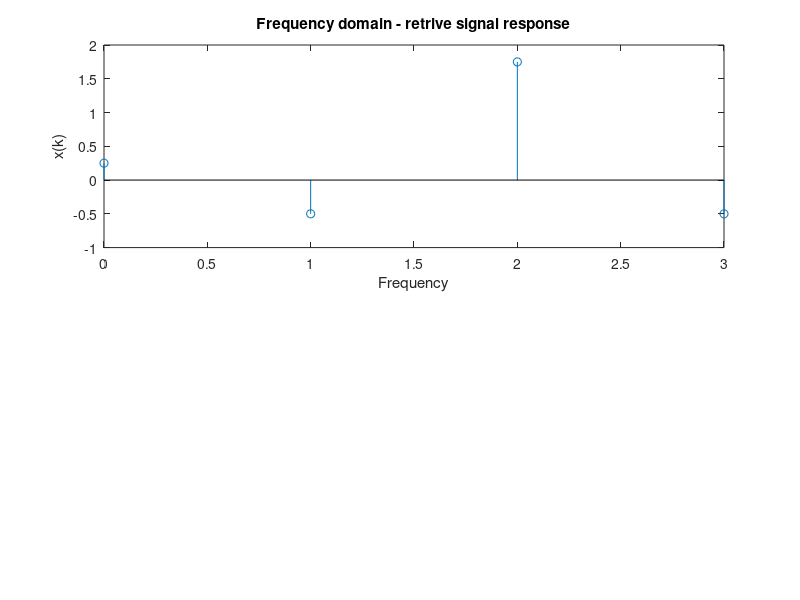

This figure's MATLAB source:
clc;
clear all;
close all;
X = [1 -1 3 -2];

N=4;
y=zeros(4,1);
for k = 0:N-1
    for n = 0:N-1
        y(k+1) = y(k+1) + X(n+1)*exp(j*2*pi*n*k/N);
    end
end
for j=0:N-1
  y(j+1)= (1/N)*y(j+1);
end;
disp(y);

t=0:N-1
subplot(211)
stem(t,y);
xlabel('Frequency');
ylabel('x(k)');
title('Frequency domain - retrive signal response')